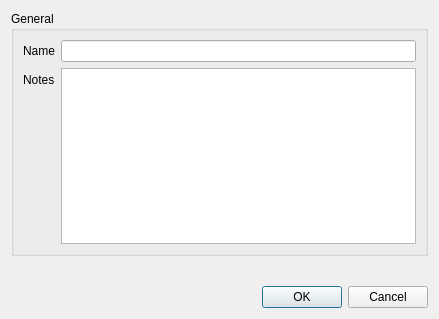
<?xml version="1.0" encoding="UTF-8"?>
<ui version="4.0">
 <class>CreateProjectDlg</class>
 <widget class="QDialog" name="CreateProjectDlg">
  <property name="geometry">
   <rect>
    <x>0</x>
    <y>0</y>
    <width>439</width>
    <height>319</height>
   </rect>
  </property>
  <property name="windowTitle">
   <string>Create Project</string>
  </property>
  <layout class="QVBoxLayout" name="verticalLayout">
   <item>
    <widget class="QGroupBox" name="generalGroupBox">
     <property name="title">
      <string>General</string>
     </property>
     <layout class="QFormLayout" name="generalFormLayout">
      <item row="0" column="0">
       <widget class="QLabel" name="nameLabel">
        <property name="text">
         <string>Name</string>
        </property>
       </widget>
      </item>
      <item row="0" column="1">
       <widget class="QLineEdit" name="nameLineEdit"/>
      </item>
      <item row="1" column="0">
       <widget class="QLabel" name="notesLabel">
        <property name="text">
         <string>Notes</string>
        </property>
       </widget>
      </item>
      <item row="1" column="1">
       <widget class="QPlainTextEdit" name="notesPlainTextEdit"/>
      </item>
     </layout>
    </widget>
   </item>
   <item>
    <spacer name="verticalSpacer">
     <property name="orientation">
      <enum>Qt::Vertical</enum>
     </property>
     <property name="sizeHint" stdset="0">
      <size>
       <width>20</width>
       <height>40</height>
      </size>
     </property>
    </spacer>
   </item>
   <item>
    <widget class="QDialogButtonBox" name="buttonBox">
     <property name="standardButtons">
      <set>QDialogButtonBox::Cancel|QDialogButtonBox::Ok</set>
     </property>
     <property name="centerButtons">
      <bool>false</bool>
     </property>
    </widget>
   </item>
  </layout>
 </widget>
 <resources/>
 <connections/>
</ui>
